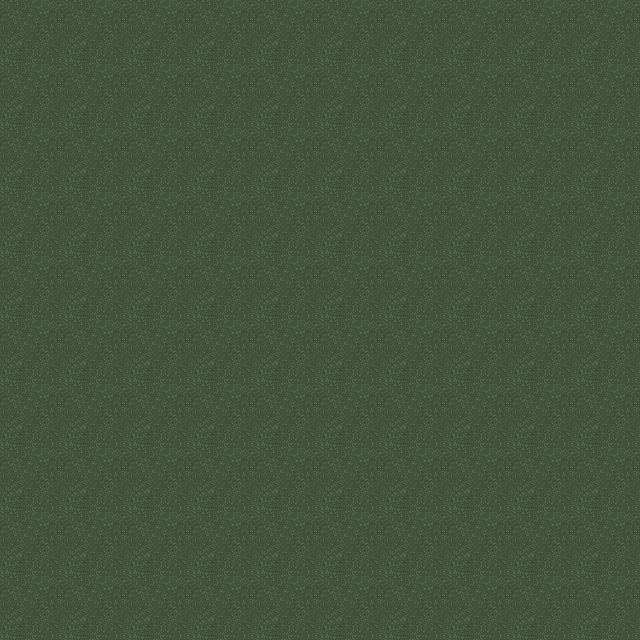

A 2D game scene composited from a Tiled map and its tileset images. What follows is a short description and the map's XML, with every tile layer's data as written:
An orthogonal 10x10 tile map with 64x64 px tiles, 1 tile layer (ground), 5 tilesets and 27 objects (player).

<map version="1.9" tiledversion="1.9.2" orientation="orthogonal" renderorder="right-down" width="10" height="10" tilewidth="64" tileheight="64" infinite="0" nextlayerid="6" nextobjectid="393">
 <tileset firstgid="1" source="ground.tsx" />
 <tileset firstgid="6" source="storages.tsx" />
 <tileset firstgid="12" source="roofs.tsx" />
 <tileset firstgid="14" source="items.tsx" />
 <tileset firstgid="15" source="guns.tsx" />
 <layer id="1" name="ground" width="10" height="10">
  <data encoding="csv">
2,2,2,2,2,2,2,2,2,2,
2,2,2,2,2,2,2,2,2,2,
2,2,2,2,2,2,2,2,2,2,
2,2,2,2,2,2,2,2,2,2,
2,2,2,2,2,2,2,2,2,2,
2,2,2,2,2,2,2,2,2,2,
2,2,2,2,2,2,2,2,2,2,
2,2,2,2,2,2,2,2,2,2,
2,2,2,2,2,2,2,2,2,2,
2,2,2,2,2,2,2,2,2,2
</data>
 </layer>
 <objectgroup id="5" name="items">
  <object id="62" gid="17" x="76.1816" y="557.064" width="100" height="35">
   <properties>
    <property name="item" value="machine_gun" />
   </properties>
  </object>
  <object id="63" gid="18" x="81.8132" y="539.69" width="32" height="32">
   <properties>
    <property name="item" value="machine_gun_ammo" />
   </properties>
  </object>
 </objectgroup>
 <objectgroup id="3" name="creatures">
  <object id="5" name="player" x="86.4909" y="553.076">
   <point />
  </object>
  <object id="321" gid="14" x="458.854" y="532.538" width="32" height="32">
   <properties>
    <property name="consume_image" type="bool" value="false" />
    <property name="creature" value="zombie" />
   </properties>
  </object>
  <object id="325" gid="14" x="509.146" y="476.398" width="32" height="32">
   <properties>
    <property name="consume_image" type="bool" value="false" />
    <property name="creature" value="zombie" />
   </properties>
  </object>
  <object id="327" gid="14" x="488.094" y="579.322" width="32" height="32">
   <properties>
    <property name="consume_image" type="bool" value="false" />
    <property name="creature" value="zombie" />
   </properties>
  </object>
  <object id="328" gid="14" x="422.596" y="586.339" width="32" height="32">
   <properties>
    <property name="consume_image" type="bool" value="false" />
    <property name="creature" value="zombie" />
   </properties>
  </object>
  <object id="329" gid="14" x="398.035" y="490.433" width="32" height="32">
   <properties>
    <property name="consume_image" type="bool" value="false" />
    <property name="creature" value="zombie" />
   </properties>
  </object>
  <object id="347" gid="14" x="400.374" y="371.135" width="32" height="32">
   <properties>
    <property name="consume_image" type="bool" value="false" />
    <property name="creature" value="zombie" />
   </properties>
  </object>
  <object id="354" gid="14" x="450.667" y="513.825" width="32" height="32">
   <properties>
    <property name="consume_image" type="bool" value="false" />
    <property name="creature" value="zombie" />
   </properties>
  </object>
  <object id="360" gid="14" x="479.907" y="560.609" width="32" height="32">
   <properties>
    <property name="consume_image" type="bool" value="false" />
    <property name="creature" value="zombie" />
   </properties>
  </object>
  <object id="361" gid="14" x="414.409" y="567.626" width="32" height="32">
   <properties>
    <property name="consume_image" type="bool" value="false" />
    <property name="creature" value="zombie" />
   </properties>
  </object>
  <object id="362" gid="14" x="389.848" y="471.72" width="32" height="32">
   <properties>
    <property name="consume_image" type="bool" value="false" />
    <property name="creature" value="zombie" />
   </properties>
  </object>
  <object id="363" gid="14" x="531.952" y="284.819" width="32" height="32">
   <properties>
    <property name="consume_image" type="bool" value="false" />
    <property name="creature" value="zombie" />
   </properties>
  </object>
  <object id="364" gid="14" x="507.977" y="257.684" width="32" height="32">
   <properties>
    <property name="consume_image" type="bool" value="false" />
    <property name="creature" value="zombie" />
   </properties>
  </object>
  <object id="369" gid="14" x="399.205" y="297.451" width="32" height="32">
   <properties>
    <property name="consume_image" type="bool" value="false" />
    <property name="creature" value="zombie" />
   </properties>
  </object>
  <object id="370" gid="14" x="486.924" y="375.813" width="32" height="32">
   <properties>
    <property name="consume_image" type="bool" value="false" />
    <property name="creature" value="zombie" />
   </properties>
  </object>
  <object id="371" gid="14" x="464.702" y="272.889" width="32" height="32">
   <properties>
    <property name="consume_image" type="bool" value="false" />
    <property name="creature" value="zombie" />
   </properties>
  </object>
  <object id="377" gid="14" x="105.637" y="329.03" width="32" height="32">
   <properties>
    <property name="consume_image" type="bool" value="false" />
    <property name="creature" value="zombie" />
   </properties>
  </object>
  <object id="384" gid="14" x="507.977" y="514.994" width="32" height="32">
   <properties>
    <property name="consume_image" type="bool" value="false" />
    <property name="creature" value="zombie" />
   </properties>
  </object>
  <object id="390" gid="14" x="537.217" y="561.778" width="32" height="32">
   <properties>
    <property name="consume_image" type="bool" value="false" />
    <property name="creature" value="zombie" />
   </properties>
  </object>
  <object id="391" gid="14" x="471.719" y="568.795" width="32" height="32">
   <properties>
    <property name="consume_image" type="bool" value="false" />
    <property name="creature" value="zombie" />
   </properties>
  </object>
  <object id="392" gid="14" x="447.158" y="472.889" width="32" height="32">
   <properties>
    <property name="consume_image" type="bool" value="false" />
    <property name="creature" value="zombie" />
   </properties>
  </object>
 </objectgroup>
 <objectgroup id="2" name="objects">
  <object id="60" gid="6" x="292.69" y="475.976" width="64" height="63.7427" />
  <object id="330" gid="6" x="224.14" y="281.579" width="64" height="63.7427" />
  <object id="331" gid="6" x="284.959" y="378.655" width="64" height="63.7427" />
  <object id="332" gid="6" x="321.216" y="570.468" width="64" height="63.7427" />
 </objectgroup>
 <objectgroup id="4" name="roofs" />
</map>
